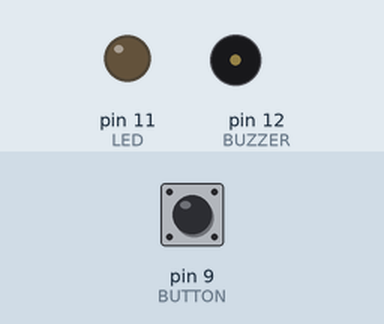
Recording of a sketch running on a simulated Arduino Uno, built with avr-gcc and run on an emulated ATmega328P. Parts: output pins drawn as LEDs (lit = HIGH), buzzer (waves = sounding, pin HIGH). Inputs (shaded band) come from the test bench; at power-on: pin 9 (BUTTON) LOW.

Above: at 1.2 s.
1.3 s: pin 9 (BUTTON) pulled HIGH for 1 s
At 3.4 s:
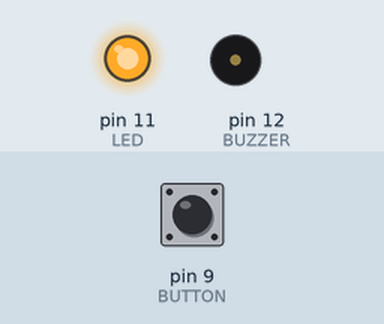
3.8 s: pin 9 (BUTTON) pulled HIGH for 0.15 s
At 4.7 s:
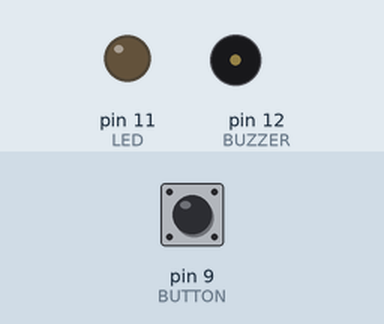
5.4 s: pin 9 (BUTTON) pulled HIGH for 3.2 s
At 8.7 s:
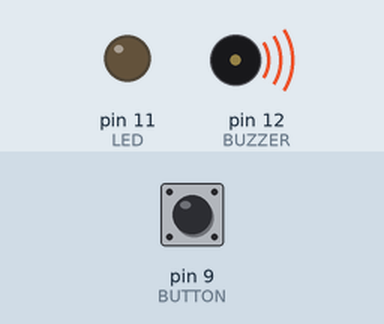
Timing chart, 0 to 10.2 s (numbered marks = the images above; inputs shaded):
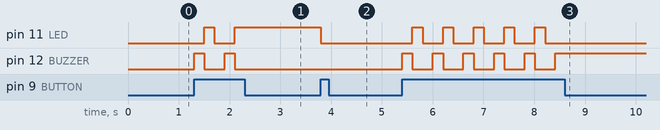

The sketch:

Multi_State_Alarm.ino
```cpp
// generated by ArduinoML

int BUTTON = 9;
int LED = 11;
int BUZZER = 12;

void setup() {
	pinMode(BUTTON, INPUT);
	pinMode(LED, OUTPUT);
	pinMode(BUZZER, OUTPUT);
}

int state = LOW; int prev = HIGH;
long time = 0; long debounce = 200;

void state_off() {
	digitalWrite(LED, LOW);
	digitalWrite(BUZZER, LOW);
	boolean guard = millis() - time > debounce;
	if (digitalRead(BUTTON) == HIGH && guard) {
		time = millis(); state_buzzing();
	} else {
		state_off();
	}
}

void state_buzzing() {
	digitalWrite(LED, LOW);
	digitalWrite(BUZZER, HIGH);
	boolean guard = millis() - time > debounce;
	if (digitalRead(BUTTON) == HIGH && guard) {
		time = millis(); state_led_on();
	} else {
		state_buzzing();
	}
}

void state_led_on() {
	digitalWrite(LED, HIGH);
	digitalWrite(BUZZER, LOW);
	boolean guard = millis() - time > debounce;
	if (digitalRead(BUTTON) == HIGH && guard) {
		time = millis(); state_off();
	} else {
		state_led_on();
	}
}

void loop() { state_off(); }
```

Measured:
- after the input at 1.3 s, pin 11 (LED): LOW → HIGH after 0.20 s, → LOW 0.20 s later, → HIGH 0.40 s later; pin 12 (BUZZER): alternates HIGH for 0.20 s and LOW for 0.40 s, 4 changes in all, then stays LOW, starting at once
- after the input at 3.8 s, pin 11 (LED): HIGH → LOW at once
- after the input at 5.4 s, pin 11 (LED): alternates HIGH for 0.20 s and LOW for 0.40 s, 10 changes in all, then stays LOW, starting after 0.20 s; pin 12 (BUZZER): alternates HIGH for 0.20 s and LOW for 0.40 s, 11 changes in all, then stays HIGH, starting at once
